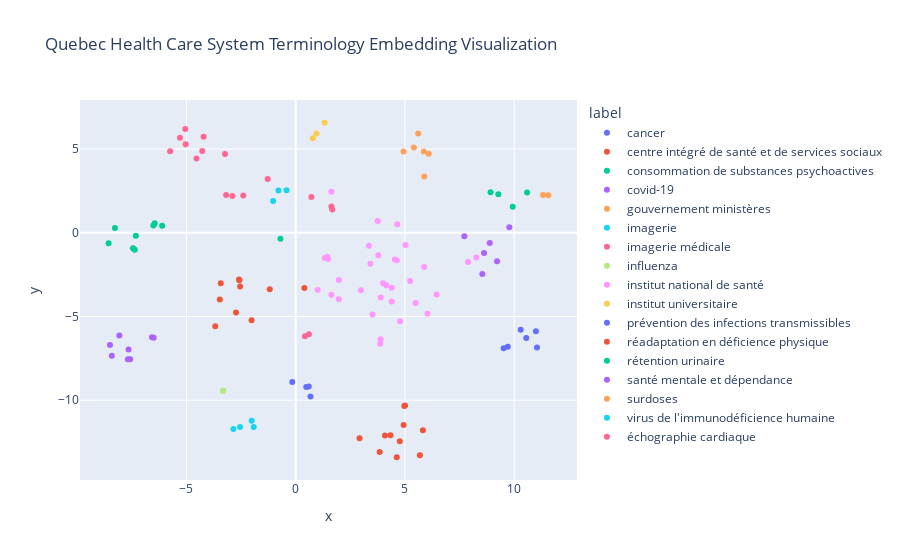

Notebook cell for this chart:
### Code cell
import plotly.express as px
import plotly

fig = px.scatter(df_embeddings, x='x', y='y', color='label', labels={'color': 'label'}, 
hover_data=['text'], title = 'Quebec Health Care System Terminology Embedding Visualization')
fig.show()

# html file
file_path = '../06-clustering/BERT_communityDetection_visualization_sample.html'
plotly.offline.plot(fig, filename=file_path)

### Figure 1 — Plotly figure (JSON) as saved in the notebook; plotly's stock layout.template omitted (floating-point values rounded to 4 significant figures)
{"data": [{"customdata": [["chum axe de recherche cancer professeur"], ["diagnostic de cancer"], ["emd serono traitement du cancer"], ["recherche cancer professeur"], ["société canadienne du cancer"], ["traitement du cancer du sein métastatique"]], "hovertemplate": "label=cancer<br>x=%{x}<br>y=%{y}<br>text=%{customdata[0]}<extra></extra>", "legendgroup": "cancer", "marker": {"color": "#636efa", "symbol": "circle"}, "mode": "markers", "name": "cancer", "orientation": "v", "showlegend": true, "type": "scatter", "x": [9.521, 10.56, 11.0, 9.707, 10.3, 11.05], "xaxis": "x", "y": [-6.891, -6.278, -5.877, -6.8, -5.796, -6.851], "yaxis": "y"}, {"customdata": [["centre intégré de santé et de services sociaux"], ["centre local de services"], ["clsc et centre de services"], ["gamme de services"], ["orientations des services"], ["pierreville centre d'hébergement et clsc"], ["plan de services"], ["santé publique du cisss"], ["traitements services et cliniques"], ["tuque centre multiservices"]], "hovertemplate": "label=centre intégré de santé et de services sociaux<br>x=%{x}<br>y=%{y}<br>text=%{customdata[0]}<extra></extra>", "legendgroup": "centre intégré de santé et de services sociaux", "marker": {"color": "#EF553B", "symbol": "circle"}, "mode": "markers", "name": "centre intégré de santé et de services sociaux", "orientation": "v", "showlegend": true, "type": "scatter", "x": [0.3978, -3.43, -2.732, -2.594, -2.545, -3.683, -2.578, -2.021, -1.185, -3.475], "xaxis": "x", "y": [-3.303, -3.011, -4.765, -2.786, -3.203, -5.588, -2.835, -5.225, -3.374, -3.984], "yaxis": "y"}, {"customdata": [["consommation d'alcool consommation"], ["consommation d'alcool consommation de drogues"], ["consommation de substances psychoactives"], ["services alcool"], ["surdoses liées aux drogues vigie"]], "hovertemplate": "label=consommation de substances psychoactives<br>x=%{x}<br>y=%{y}<br>text=%{customdata[0]}<extra></extra>", "legendgroup": "consommation de substances psychoactives", "marker": {"color": "#00cc96", "symbol": "circle"}, "mode": "markers", "name": "consommation de substances psychoactives", "orientation": "v", "showlegend": true, "type": "scatter", "x": [8.921, 9.276, 9.935, -0.6991, 10.59], "xaxis": "x", "y": [2.424, 2.304, 1.558, -0.3521, 2.4], "yaxis": "y"}, {"customdata": [["autoévaluation des symptômes de la covid-19"], ["clsc de l'est covid-19 local update"], ["découverture au clsc de l'est covid-19 local"], ["décès liés à la covid-19 selon le milieu"], ["dépistage pour la covid-19"], ["emplois covid-19 événements de recrutement"], ["prévention de la covid-19"], ["réseau pour la covid-19"]], "hovertemplate": "label=covid-19<br>x=%{x}<br>y=%{y}<br>text=%{customdata[0]}<extra></extra>", "legendgroup": "covid-19", "marker": {"color": "#ab63fa", "symbol": "circle"}, "mode": "markers", "name": "covid-19", "orientation": "v", "showlegend": true, "type": "scatter", "x": [-8.418, -6.579, -6.502, -8.503, -7.579, -8.072, -7.653, -7.683], "xaxis": "x", "y": [-7.346, -6.236, -6.27, -6.703, -7.545, -6.131, -6.975, -7.555], "yaxis": "y"}, {"customdata": [["banque de données du ministre"], ["demande du ministère"], ["données du ministre"], ["gouvernement ministères"], ["initiative ministérielle sur la maladie"], ["inscription avis au ministre"]], "hovertemplate": "label=gouvernement ministères<br>x=%{x}<br>y=%{y}<br>text=%{customdata[0]}<extra></extra>", "legendgroup": "gouvernement ministères", "marker": {"color": "#FFA15A", "symbol": "circle"}, "mode": "markers", "name": "gouvernement ministères", "orientation": "v", "showlegend": true, "type": "scatter", "x": [5.609, 5.864, 5.41, 6.092, 5.885, 4.937], "xaxis": "x", "y": [5.924, 4.854, 5.088, 4.721, 3.365, 4.847], "yaxis": "y"}, {"customdata": [["chirurgies imagerie"], ["hôpital horaire imagerie"], ["services services médicaux imagerie"]], "hovertemplate": "label=imagerie<br>x=%{x}<br>y=%{y}<br>text=%{customdata[0]}<extra></extra>", "legendgroup": "imagerie", "marker": {"color": "#19d3f3", "symbol": "circle"}, "mode": "markers", "name": "imagerie", "orientation": "v", "showlegend": true, "type": "scatter", "x": [-0.7891, -1.035, -0.4209], "xaxis": "x", "y": [2.516, 1.89, 2.542], "yaxis": "y"}, {"customdata": [["espace médecin"], ["fonction de la priorité"], ["fonction de la priorité médicale"], ["imagerie médicale"], ["référence d'un médecin"]], "hovertemplate": "label=imagerie médicale<br>x=%{x}<br>y=%{y}<br>text=%{customdata[0]}<extra></extra>", "legendgroup": "imagerie médicale", "marker": {"color": "#FF6692", "symbol": "circle"}, "mode": "markers", "name": "imagerie médicale", "orientation": "v", "showlegend": true, "type": "scatter", "x": [1.635, 0.4215, 0.6024, 0.7182, 1.674], "xaxis": "x", "y": [1.568, -6.186, -6.053, 2.131, 1.389], "yaxis": "y"}, {"customdata": [["vaccination contre l'influenza"], ["vaccination contre l'influenza et le pneumocoque"]], "hovertemplate": "label=influenza<br>x=%{x}<br>y=%{y}<br>text=%{customdata[0]}<extra></extra>", "legendgroup": "influenza", "marker": {"color": "#B6E880", "symbol": "circle"}, "mode": "markers", "name": "influenza", "orientation": "v", "showlegend": true, "type": "scatter", "x": [-3.332, -3.329], "xaxis": "x", "y": [-9.438, -9.429], "yaxis": "y"}, {"customdata": [["accès aux services de santé"], ["collaboration en santé mentale"], ["consommation promotion de la santé"], ["drogues pour les professionnels de la santé"], ["enjeu de santé"], ["enjeux de santé"], ["enquêtes de santé"], ["excellence du réseau de la santé"], ["gestion en santé et services sociaux"], ["institut national de santé"], ["inégalités sociales de santé sécurité"], ["maison maladie"], ["maladies chroniques traité santé"], ["mémoires avis de santé publique mémoires"], ["partenaires du réseau de la santé"], ["personnel du réseau de la santé"], ["priorité santé"], ["problèmes de santé liés à l'environnement"], ["programme de santé mieux-être"], ["programme national de santé publique"], ["prévention clinique information générale statistiques"], ["prévention risque pour la santé"], ["pti en santé mentale constats"], ["santé publique à l'institut national de santé"], ["services médicaux"], ["spécialiste en santé publique"], ["système de prévention clinique"], ["travailleurs de la santé atteints"], ["vaccination conseils santé habitudes"], ["vie et maladies"], ["éthique de santé publique"], ["éthique en santé et services"], ["évaluation en santé"]], "hovertemplate": "label=institut national de santé<br>x=%{x}<br>y=%{y}<br>text=%{customdata[0]}<extra></extra>", "legendgroup": "institut national de santé", "marker": {"color": "#FF97FF", "symbol": "circle"}, "mode": "markers", "name": "institut national de santé", "orientation": "v", "showlegend": true, "type": "scatter", "x": [1.975, 8.269, 5.24, 2.985, 4.0, 4.147, 4.398, 1.332, 1.009, 3.419, 1.978, 3.872, 4.777, 5.03, 1.448, 1.485, 4.394, 6.449, 5.49, 3.78, 3.758, 5.882, 7.894, 3.352, 1.634, 4.626, 4.65, 3.519, 6.033, 3.887, 4.541, 1.636, 3.89], "xaxis": "x", "y": [-3.964, -1.475, -2.886, -3.438, -3.008, -3.134, -3.277, -1.502, -3.414, -1.849, -2.824, -6.623, -5.28, -0.7279, -1.432, -1.564, -4.105, -3.682, -4.194, -1.349, 0.7077, -2.048, -1.745, -0.7776, 2.451, -1.643, 0.5085, -4.875, -4.841, -6.36, -1.604, -3.703, -3.87], "yaxis": "y"}, {"customdata": [["connaissances théoriques"], ["institut universitaire"], ["recherche de l'institut universitaire"]], "hovertemplate": "label=institut universitaire<br>x=%{x}<br>y=%{y}<br>text=%{customdata[0]}<extra></extra>", "legendgroup": "institut universitaire", "marker": {"color": "#FECB52", "symbol": "circle"}, "mode": "markers", "name": "institut universitaire", "orientation": "v", "showlegend": true, "type": "scatter", "x": [1.323, 0.9487, 0.7839], "xaxis": "x", "y": [6.566, 5.93, 5.639], "yaxis": "y"}, {"customdata": [["documentation infections"], ["méningite bactérienne"], ["prévention des infections transmissibles"], ["sévérité infection"]], "hovertemplate": "label=prévention des infections transmissibles<br>x=%{x}<br>y=%{y}<br>text=%{customdata[0]}<extra></extra>", "legendgroup": "prévention des infections transmissibles", "marker": {"color": "#636efa", "symbol": "circle"}, "mode": "markers", "name": "prévention des infections transmissibles", "orientation": "v", "showlegend": true, "type": "scatter", "x": [0.5974, -0.1564, 0.676, 0.4816], "xaxis": "x", "y": [-9.18, -8.916, -9.77, -9.202], "yaxis": "y"}, {"customdata": [["déficience intellectuelle trouble"], ["déficience physique déficience motrice déficience"], ["handicap déficience auditive langue"], ["institut de réadaptation en déficience"], ["institut de réadaptation en déficience physique"], ["programme en déficience"], ["programme québécois pour les troubles"], ["réadaptation en déficience intellectuelle"], ["réadaptation en déficience physique"], ["réadaptation pour les personnes amputées"], ["sang- traitement du déficit congénital"]], "hovertemplate": "label=réadaptation en déficience physique<br>x=%{x}<br>y=%{y}<br>text=%{customdata[0]}<extra></extra>", "legendgroup": "réadaptation en déficience physique", "marker": {"color": "#EF553B", "symbol": "circle"}, "mode": "markers", "name": "réadaptation en déficience physique", "orientation": "v", "showlegend": true, "type": "scatter", "x": [4.626, 4.086, 3.843, 4.973, 5.007, 4.341, 5.684, 4.766, 4.942, 5.822, 2.922], "xaxis": "x", "y": [-13.4, -12.1, -13.09, -10.35, -10.31, -12.1, -13.29, -12.45, -11.47, -11.79, -12.26], "yaxis": "y"}, {"customdata": [["eampoc écoulement urétral élimination"], ["flow water"], ["infection urinaire"], ["premarin rétention urinaire"], ["premarin rétention urinaire aigüe sédation"], ["premarin rétention urinaire aigüe sédation palliative"], ["rétention urinaire"], ["rétention urinaire aigüe sédation"]], "hovertemplate": "label=rétention urinaire<br>x=%{x}<br>y=%{y}<br>text=%{customdata[0]}<extra></extra>", "legendgroup": "rétention urinaire", "marker": {"color": "#00cc96", "symbol": "circle"}, "mode": "markers", "name": "rétention urinaire", "orientation": "v", "showlegend": true, "type": "scatter", "x": [-8.275, -8.565, -7.368, -7.318, -6.516, -6.454, -7.449, -6.114], "xaxis": "x", "y": [0.2876, -0.6319, -1.022, -0.1752, 0.4252, 0.5664, -0.9305, 0.4239], "yaxis": "y"}, {"customdata": [["institut national de psychiatrie"], ["prélèvements santé mentale"], ["santé mentale et dépendance"], ["santé mentale et psychiatrie"], ["soins de collaboration en santé mentale"], ["soins infirmiers en santé mentale"]], "hovertemplate": "label=santé mentale et dépendance<br>x=%{x}<br>y=%{y}<br>text=%{customdata[0]}<extra></extra>", "legendgroup": "santé mentale et dépendance", "marker": {"color": "#ab63fa", "symbol": "circle"}, "mode": "markers", "name": "santé mentale et dépendance", "orientation": "v", "showlegend": true, "type": "scatter", "x": [7.72, 8.623, 9.78, 8.884, 9.218, 8.542], "xaxis": "x", "y": [-0.2071, -1.211, 0.3338, -0.6174, -1.702, -2.464], "yaxis": "y"}, {"customdata": [["interventions documentation surdoses"], ["surdoses prévention des surdoses"]], "hovertemplate": "label=surdoses<br>x=%{x}<br>y=%{y}<br>text=%{customdata[0]}<extra></extra>", "legendgroup": "surdoses", "marker": {"color": "#FFA15A", "symbol": "circle"}, "mode": "markers", "name": "surdoses", "orientation": "v", "showlegend": true, "type": "scatter", "x": [11.57, 11.33], "xaxis": "x", "y": [2.237, 2.253], "yaxis": "y"}, {"customdata": [["cytomégalovirus réfractaire"], ["hôte immunosupprimé"], ["usage optimal des immunoglobulines"], ["virus de l'immunodéficience humaine"]], "hovertemplate": "label=virus de l'immunodéficience humaine<br>x=%{x}<br>y=%{y}<br>text=%{customdata[0]}<extra></extra>", "legendgroup": "virus de l'immunodéficience humaine", "marker": {"color": "#19d3f3", "symbol": "circle"}, "mode": "markers", "name": "virus de l'immunodéficience humaine", "orientation": "v", "showlegend": true, "type": "scatter", "x": [-1.923, -2.547, -2.851, -2.015], "xaxis": "x", "y": [-11.6, -11.6, -11.72, -11.23], "yaxis": "y"}, {"customdata": [["imagerie médicale échographie abdominale échographie"], ["insuffisance cardiaque pré-ac"], ["irm cardiaque"], ["recherche de l'institut de cardiologie"], ["résonance magnétique cardiaque"], ["service de radiographie"], ["tachycardie ventriculaire"], ["transplantation cardiaque"], ["échocardiographie de stress"], ["échographie cardiaque"], ["échographie pelvienne échographie rénale échographie"], ["échographie rénale échographie testiculaire échographie thyroïde"]], "hovertemplate": "label=échographie cardiaque<br>x=%{x}<br>y=%{y}<br>text=%{customdata[0]}<extra></extra>", "legendgroup": "échographie cardiaque", "marker": {"color": "#FF6692", "symbol": "circle"}, "mode": "markers", "name": "échographie cardiaque", "orientation": "v", "showlegend": true, "type": "scatter", "x": [-2.401, -5.748, -5.299, -4.543, -5.057, -1.282, -4.216, -5.037, -3.235, -4.28, -2.899, -3.185], "xaxis": "x", "y": [2.229, 4.869, 5.664, 4.435, 6.189, 3.209, 5.736, 5.284, 4.697, 4.886, 2.197, 2.256], "yaxis": "y"}], "layout": {"legend": {"title": {"text": "label"}, "tracegroupgap": 0}, "title": {"text": "Quebec Health Care System Terminology Embedding Visualization"}, "xaxis": {"anchor": "y", "domain": [0, 1], "title": {"text": "x"}}, "yaxis": {"anchor": "x", "domain": [0, 1], "title": {"text": "y"}}}}
